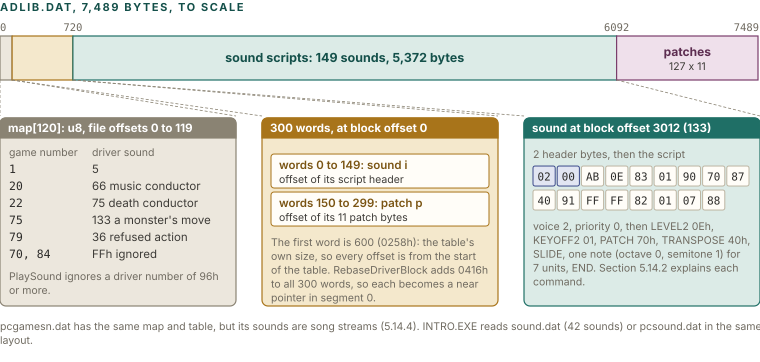

Write Python code to recreate this figure.
import sys; sys.path.insert(0, '.')
from figlib import *

c = Canvas(760, 362)
c.section(0, 11, "adlib.dat, 7,489 bytes, to scale")
TOTAL = 7489
X0, W = 0, 758
def px(off): return X0 + W * off / TOTAL
by, bh = 36, 44
segs = [
    (0, 120, "grey", "map"),
    (120, 720, "ochre", "table"),
    (720, 6092, "teal", "sound scripts: 149 sounds, 5,372 bytes"),
    (6092, 7489, "plum", "patches"),
]
for a, b, kind, lab in segs:
    tc, sc, fc = PAL[kind]
    c.rect(px(a), by, px(b) - px(a), bh, fill=fc, stroke=sc, sw=1.2, rx=0)
c.text((px(720) + px(6092)) / 2, by + 26, "sound scripts: 149 sounds, 5,372 bytes", size=12.5, weight=700, color=PAL["teal"][0], anchor="middle")
c.text((px(6092) + px(7489)) / 2, by + 20, "patches", size=12, weight=700, color=PAL["plum"][0], anchor="middle")
c.text((px(6092) + px(7489)) / 2, by + 34, "127 x 11", size=10.5, color=INK2, anchor="middle")
c.text(px(60), by + 24, "", size=10)
for off, lab, anc in [(0, "0", "start"), (720, "720", "middle"), (6092, "6092", "middle"), (7489, "7489", "end")]:
    c.text(px(off) if anc != "end" else 759, by - 5, lab, size=10.5, color=MUTED, anchor=anc, mono=True)

# panels
py, ph = 118, 188
def trap(a, b, x0, w):
    t = by + bh
    c.path(f"M{px(a):.1f},{t} L{x0:.1f},{py - 2} M{px(b):.1f},{t} L{x0 + w:.1f},{py - 2}", stroke=GREY, sw=0.8, dash="3 2")
PW = 236
xs = [0, 262, 524]
trap(0, 120, xs[0], PW); trap(120, 720, xs[1], PW); trap(720, 6092, xs[2], PW)
for kind, x, head in (("grey", xs[0], "map[120]: u8, file offsets 0 to 119"),
                      ("ochre", xs[1], "300 words, at block offset 0"),
                      ("teal", xs[2], "sound at block offset 3012 (133)")):
    c.card(x, py, PW, ph, kind, head, [])
# map panel
rows = [("1", "5"), ("20", "66  music conductor"), ("22", "75  death conductor"), ("75", "133  a monster's move"),
        ("79", "36  refused action"), ("70, 84", "FFh  ignored")]
yy = py + 38
c.text(xs[0] + 9, yy, "game number", size=10.5, color=MUTED); c.text(xs[0] + 92, yy, "driver sound", size=10.5, color=MUTED)
for g, d in rows:
    yy += 17
    c.text(xs[0] + 9, yy, g, size=11.5, mono=True, color=INK)
    c.text(xs[0] + 92, yy, d, size=11.5, color=INK2)
c.para(xs[0] + 9, yy + 22, "PlaySound ignores a driver number of 96h or more.", PW - 18, size=10.5, color=MUTED)
# table panel
c.rect(xs[1] + 9, py + 36, PW - 18, 34, fill=CARD, stroke=PAL["ochre"][1], sw=1, rx=3)
c.text(xs[1] + 17, py + 51, "words 0 to 149: sound i", size=11.5, weight=600, color=PAL["ochre"][0])
c.text(xs[1] + 17, py + 65, "offset of its script header", size=10.5, color=INK2)
c.rect(xs[1] + 9, py + 74, PW - 18, 34, fill=CARD, stroke=PAL["ochre"][1], sw=1, rx=3)
c.text(xs[1] + 17, py + 89, "words 150 to 299: patch p", size=11.5, weight=600, color=PAL["ochre"][0])
c.text(xs[1] + 17, py + 103, "offset of its 11 patch bytes", size=10.5, color=INK2)
c.para(xs[1] + 9, py + 128, "The first word is 600 (0258h): the table's own size, so every offset is from the start of the table. "
       "RebaseDriverBlock adds 0416h to all 300 words, so each becomes a near pointer in segment 0.", PW - 18, size=10.5, color=MUTED)
# sound panel
c.text(xs[2] + 9, py + 40, "2 header bytes, then the script", size=10.5, color=MUTED)
byts = ["02", "00", "AB", "0E", "83", "01", "90", "70", "87", "40", "91", "FF", "FF", "82", "01", "07", "88"]
cw = (PW - 18) / 9.0
for i, b in enumerate(byts):
    r, k = divmod(i, 9)
    x = xs[2] + 9 + k * cw; y = py + 48 + r * 24
    kind = "navy" if i < 2 else "paper"
    c.rect(x, y, cw - 2, 20, fill=PAL[kind][2], stroke=PAL[kind][1], sw=1, rx=2)
    c.text(x + (cw - 2) / 2, y + 14.5, b, size=11, mono=True, anchor="middle")
c.para(xs[2] + 9, py + 112, "voice 2, priority 0, then LEVEL2 0Eh, KEYOFF2 01, PATCH 70h, TRANSPOSE 40h, SLIDE, "
       "one note (octave 0, semitone 1) for 7 units, END. Section 5.14.2 explains each command.", PW - 18, size=10.5, color=MUTED)
c.para(0, 330, "pcgamesn.dat has the same map and table, but its sounds are song streams (5.14.4). INTRO.EXE reads sound.dat (42 sounds) or pcsound.dat in the same layout.", 758, size=10.5, color=MUTED)
c.save("figs/snd_files.svg")
